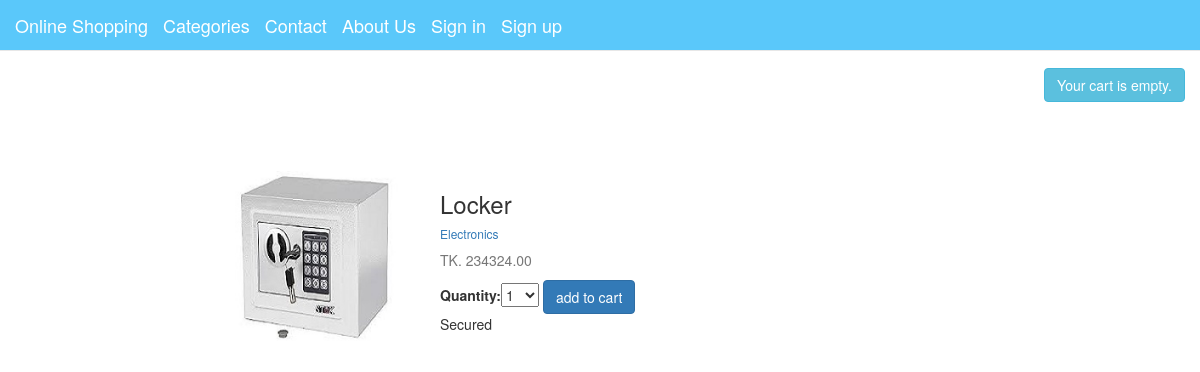
Screenshot of /5/locker/ with the database file from the repository.
### shop/models.py (models this page shows, shortened)
class Product(models.Model):
    category = models.ForeignKey(Category, related_name='products',
                                 on_delete=models.CASCADE)
    name = models.CharField(max_length=100, db_index=True)
    slug = models.SlugField(max_length=100, db_index=True)
    description = models.TextField(blank=True)
    price = models.DecimalField(max_digits=10, decimal_places=2)
    available = models.BooleanField(default=True)
    stock = models.PositiveIntegerField()
    created_at = models.DateTimeField(auto_now_add=True)
    updated_at = models.DateTimeField(auto_now=True)
    image = models.ImageField(upload_to='products/%Y/%m/%d', blank=True)
    class Meta:
        ordering = ('name',)
        index_together = (('id', 'slug'),)

class Category(models.Model):
    name = models.CharField(max_length=150, db_index=True)
    slug = models.SlugField(max_length=150, unique=True, db_index=True)
    created_at = models.DateTimeField(auto_now_add=True)
    updated_at = models.DateTimeField(auto_now=True)
    class Meta:
        ordering = ('name',)
        verbose_name = 'category'
        verbose_name_plural = 'categories'
    def __str__(self):
        return self.name
    def get_absolute_url(self):
        return reverse('shop:product_list_by_category', args=[self.slug])

### shop/views.py (the view)
# urls.py: url(r'^(?P<id>\d+)/(?P<slug>[-\w]+)/$', views.product_detail, name='product_detail'),
def product_detail(request, id, slug):
    product = get_object_or_404(Product, id=id, slug=slug, available=True)
    cart_product_form = CartAddProductForm()
    context = {
        'product': product,
        'cart_product_form': cart_product_form,
    }
    return render(request, 'shop/product/detail.html', context)

### cart/forms.py
class CartAddProductForm(forms.Form):
    quantity = forms.TypedChoiceField(choices=PRODUCT_QUANTITY_CHOICES, coerce=int)
    update = forms.BooleanField(required=False, initial=False, widget=forms.HiddenInput)

### cart/cart.py (called while the page is built)
    def __len__(self):
        return sum(item['quantity'] for item in self.cart.values())

### cart/context_processors.py (called while the page is built)
def cart(request):
    return {'cart': Cart(request)}

### shop/templates/shop/product/detail.html (shortened to what this page needs)
{% extends 'shop/base.html' %}
{% load static %}
{% block content %}
<div class="container">
<div class="row" style="margin-top: 6%">
<div class="col-sm-8 blog-main">
<div class="blog-post">
<div class="row">
<div class="card">
<div class="card-body">
<div class="col-md-6 text-right">
<img src="{% if product.image %} {{ product.image.url }} {% else %} {% static 'img/default.jpg' %}
{% endif %}" alt="..." style="height: 170px; width: auto">
</div>
<div class="col-md-6" style="padding-left: 20px">
<h3>{{ product.name }}</h3>
<h6><a href="{{ product.category.get_absolute_url }}">{{ product.category }}</a></h6>
<p class="text-muted">TK. {{ product.price }}</p>
<form action="{% url 'cart:cart_add' product.id %}" method="post">
{{ cart_product_form }}
<input type="submit" value="add to cart" class="btn btn-primary">
</form>
<p>{{ product.description|safe|linebreaksbr }}</p>
</div>
</div>
</div>
</div>
</div>
</div>
</div>
</div>
{% endblock %}

### rows the page displays
Product: image (picture), name "Locker", category "Electronics", price "234324.00", description "Secured"
